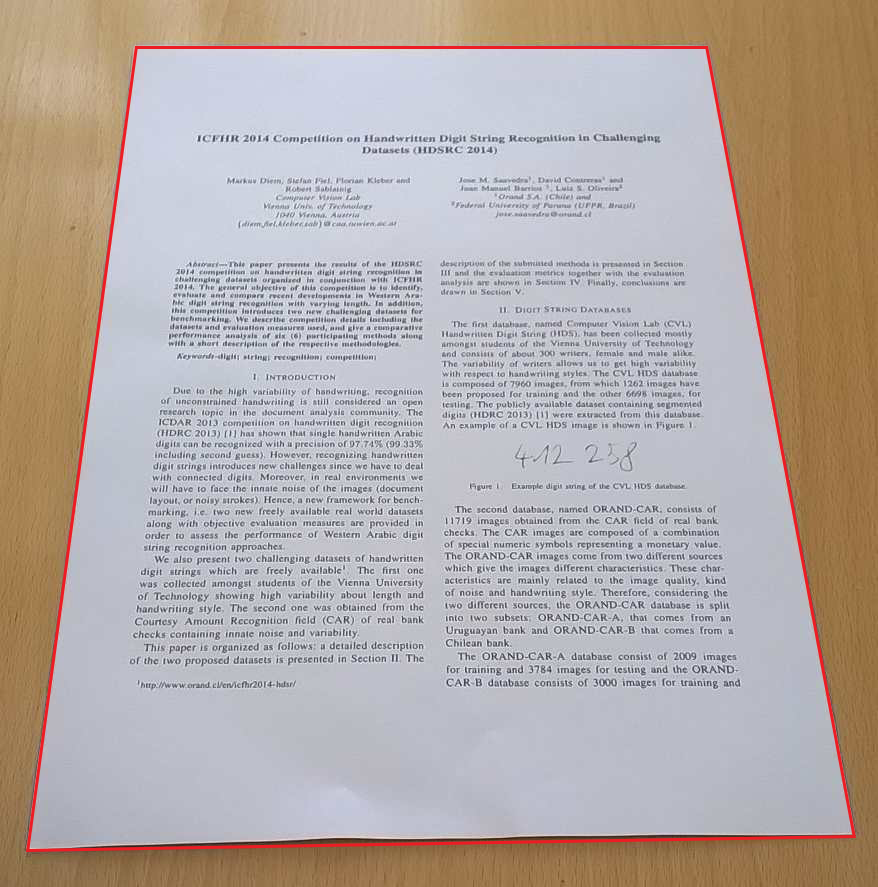
#> input picture scanner/images/exemplo.png, 878 x 887 px
$ python scan.py --image images/exemplo.png
#> lines starting #> are read from the running program, lines starting #| are printed output that depends on the picture; after the words box and inside, x2 and y2 are one past the last pixel; in counts of white or black regions, pixels touching at a corner belong together
### scanner/transform.py
import numpy as np
import cv2

def order_points(pts):
  #Init a list of coordinates that will be ordered such that the first entry in the list
  #is the top-left, the second entry is the top-right, the third is the bottom-right,
  #and the fourth is the bottom-left
  rect = np.zeros((4,2), dtype="float32")

  #The top-left point will have the smallest sum, where as the bottom-right point
  #will have the largest sum
  s = pts.sum(axis = 1)
  rect[0] = pts[np.argmin(s)]
  rect[2] = pts[np.argmax(s)]

  #Now, compute the difference between the points, the top-right point will have the
  #smallest difference, where as the bottom-left will have the largest difference
  diff = np.diff(pts, axis = 1)
  rect[1] = pts[np.argmin(diff)]
  rect[3] = pts[np.argmax(diff)]

  #Return the ordered coordinates
  return rect

def four_point_transform(image, pts):
  #Obtain a consistent order of the points and unpack them individually
  rect = order_points(pts)
  (tl, tr, br, bl) = rect

  #Compute the width of the new image, which will be the maximum distance
  #between the top-right and bottom-right y-coordinates or the top-left
  #and bottom-left y-coordinates
  widthA = np.sqrt(((br[0] - bl[0]) ** 2) + ((br[1] - bl[1]) ** 2))
  widthB = np.sqrt(((tr[0] - tl[0]) ** 2) + ((tr[1] - tl[1]) ** 2))
  maxWidth = max(int(widthA), int(widthB))

  #Compute the height of the new image, which will be the maximum distance between
  #the top-right and bottom-right y-coordinates or the top-left and bottom-left
  #y-coordinates
  heightA = np.sqrt(((tr[0] - br[0]) ** 2) + ((tr[1] - br[1]) ** 2))
  heightB = np.sqrt(((tl[0] - bl[0]) ** 2) + ((tl[1] - bl[1]) ** 2))
  maxHeight = max(int(heightA), int(heightB))

  #Now that we have the dimensions of the new image, construct the set of destination
  #points to obtain a "birds eye view", (i.e. top-down view) of the image, again
  #specifying points in the top-left, top-right, bottom-right, and bottom-left order
  dst = np.array([
    [0, 0],
    [maxWidth - 1, 0],
    [maxWidth - 1, maxHeight - 1],
    [0, maxHeight - 1]], dtype = "float32")

  #Compute the perspective transform matrix and then apply it
  M = cv2.getPerspectiveTransform(rect, dst)
  warped = cv2.warpPerspective(image, M, (maxWidth, maxHeight))

  #Return the warped image
  return warped


### scanner/scan.py
from transform import four_point_transform
from skimage.filters import threshold_local
import numpy as np
import argparse, cv2, imutils

#Construct the argument parser and parse the arguments
ap = argparse.ArgumentParser()
ap.add_argument("-i", "--image", required=True, help="Path to the image to be scanned")
args = vars(ap.parse_args())

#Load the image and compute the ratio of the old height to the new height, clone it and resize it
print(args["image"])
image = cv2.imread(args["image"])
#> image is the input picture: shape (887, 878, 3); mean B, G, R 166.4, 170.7, 180.8
ratio = image.shape[0] / 500.0
#> ratio = 1.77
orig = image.copy()
image = imutils.resize(image, height = 500)
#> image: shape (500, 494, 3)

#Convert the image to grayscale, blur it, and find edges in the image
gray = cv2.cvtColor(image, cv2.COLOR_BGR2GRAY)
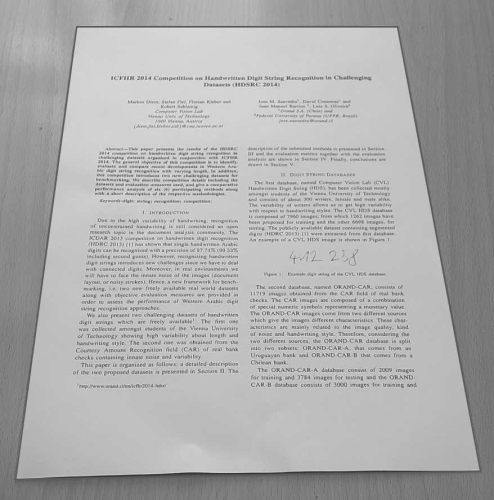
#> gray: shape (500, 494); min 46, max 239, mean 173.3
gray = cv2.GaussianBlur(gray, (5, 5), 0)
edged = cv2.Canny(gray, 75, 200)
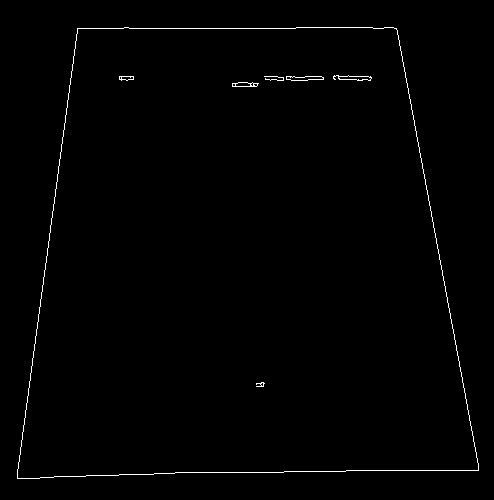
#> edged: shape (500, 494); 0.81% white in thin lines or dots, all inside (x1, y1, x2, y2) = (17, 27, 479, 479)

#Show the original image and the edge detected image
print("STEP 1: Edge Detetection")
cv2.imshow("Image", image)
cv2.imshow("Edged", edged)
#cv2.waitKey(0)
#cv2.destroyAllWindows()

#Find the contours in the edged image, keeping only the largest ones, and initialize the screen contour
cnts = cv2.findContours(edged.copy(), cv2.RETR_LIST, cv2.CHAIN_APPROX_SIMPLE)
#> cnts = 17 contours, 7 with area under 20; largest, box (x1, y1, x2, y2) and area: (17, 27, 479, 479) 173728, (17, 27, 479, 479) 173726, (286, 76, 324, 81) 116, (286, 76, 324, 81) 112, (333, 75, 372, 81) 110
cnts = imutils.grab_contours(cnts)
cnts = sorted(cnts, key = cv2.contourArea, reverse = True) [:5]
#> cnts = 5 contours; box (x1, y1, x2, y2) and area: (17, 27, 479, 479) 173728, (17, 27, 479, 479) 173726, (286, 76, 324, 81) 116, (286, 76, 324, 81) 112, (333, 75, 372, 81) 110

#Loop over the contours
for c in cnts:
  # Approximate the contour
  peri = cv2.arcLength(c, True)
  approx = cv2.approxPolyDP(c, 0.02 * peri, True)

  #If our approximated contour has four points, then we can assume that we
  #have found our screen
  if len(approx) == 4:
    screenCnt = approx
    break
#> this loop made 1 pass
#> (peri, screenCnt) on pass 1: (1736.6, [[77, 28], [17, 478], [478, 470], [396, 28]])

#Show the contour (outline) of the piece of paper
print("STEP 2: Find contours of paper")
cv2.drawContours(image, [screenCnt], -1, (0, 255, 0), 2)
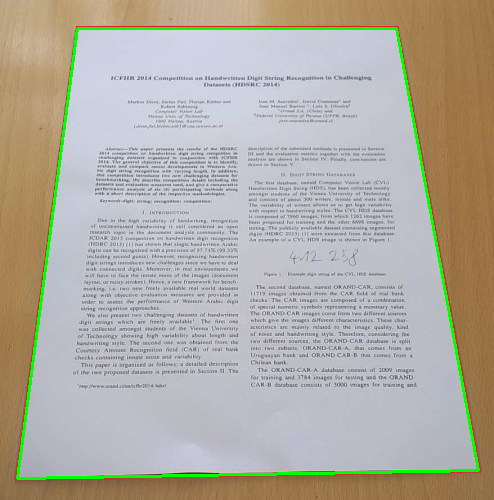
#> image: shape (500, 494, 3); mean B, G, R 163.7, 173.3, 176.8
cv2.imshow("Outline", image)
#cv2.waitKey(0)
#cv2.destroyAllWindows()

#Apply the four point transform to obtain a top-down view of the original image
warped = four_point_transform(orig, screenCnt.reshape(4, 2) * ratio)
#> in order_points, `s = pts.sum(axis = 1)`: s = [186.3, 878.1, 1681.8, 752.2]
#> in order_points, `diff = np.diff(pts, axis = 1)`: diff = [-86.93, 817.8, -14.19, -652.8]
#> in four_point_transform, `rect = order_points(pts)`: rect = [[136.6, 49.67], [702.5, 49.67], [848, 833.8], [30.16, 848]]
#> in four_point_transform, `(tl, tr, br, bl) = rect`: tl = [136.6, 49.67]; tr = [702.5, 49.67]; br = [848, 833.8]; bl = [30.16, 848]
#> in four_point_transform, `widthA = np.sqrt(((br[0] - bl[0]) ** 2) + ((br[1] - bl[1]) ** 2))`: widthA = 817.9
#> in four_point_transform, `widthB = np.sqrt(((tr[0] - tl[0]) ** 2) + ((tr[1] - tl[1]) ** 2))`: widthB = 565.9
#> in four_point_transform, `maxWidth = max(int(widthA), int(widthB))`: maxWidth = 817
#> in four_point_transform, `heightA = np.sqrt(((tr[0] - br[0]) ** 2) + ((tr[1] - br[1]) ** 2))`: heightA = 797.5
#> in four_point_transform, `heightB = np.sqrt(((tl[0] - bl[0]) ** 2) + ((tl[1] - bl[1]) ** 2))`: heightB = 805.4
#> in four_point_transform, `maxHeight = max(int(heightA), int(heightB))`: maxHeight = 805
#> in four_point_transform, `dst = np.array([ [0, 0], [maxWidth - 1, 0], [maxWidth - 1, maxHeight -..`: dst = [[0, 0], [816, 0], [816, 804], [0, 804]]
#> in four_point_transform, `M = cv2.getPerspectiveTransform(rect, dst)`: M = [[1.46, 0.195, -209.2], [-4.02e-16, 1.5, -74.38], [-2.23e-05, 0.000575, 1]]
#> in four_point_transform, `warped = cv2.warpPerspective(image, M, (maxWidth, maxHeight))`:
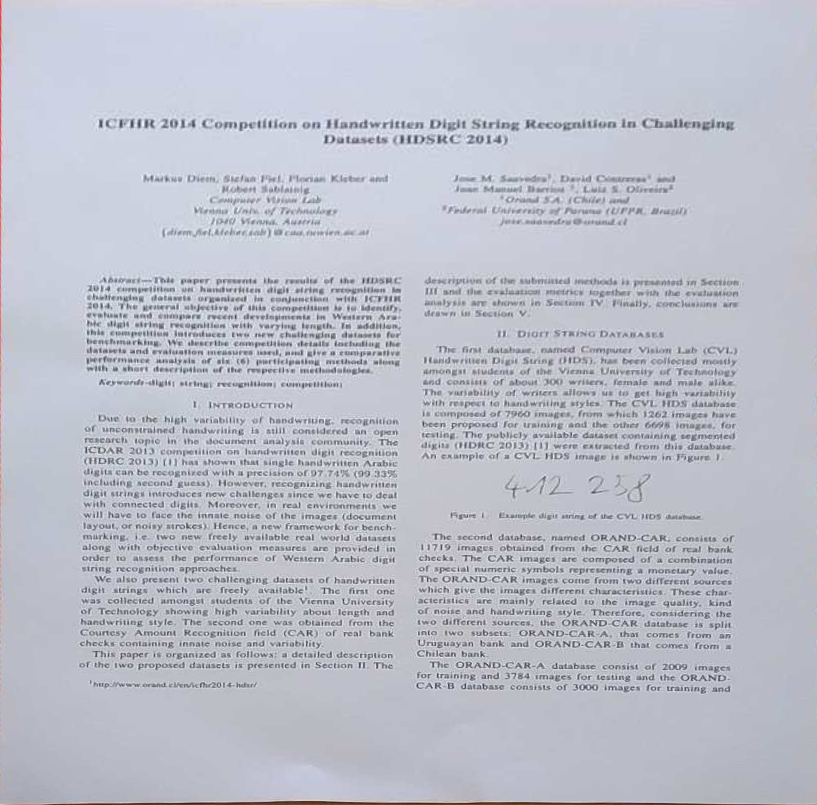
#> warped: shape (805, 817, 3); mean B, G, R 202.6, 191.3, 188.5

#Convert the warped image to grayscale, then threshold it to give it that
#'black and white' paper effect
warped = cv2.cvtColor(warped, cv2.COLOR_BGR2GRAY)
#> warped: shape (805, 817)
T = threshold_local(warped, 11, offset = 10, method="gaussian")
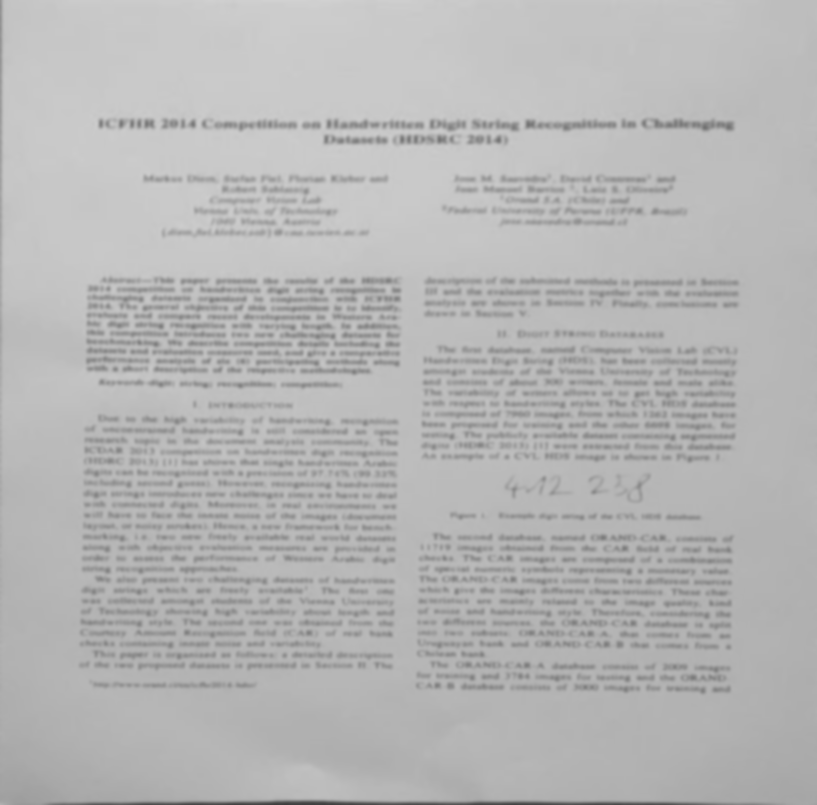
#> T: shape (805, 817) float64; min 61.87, max 209.7, mean 181.9
warped = (warped > T).astype("uint8") * 255
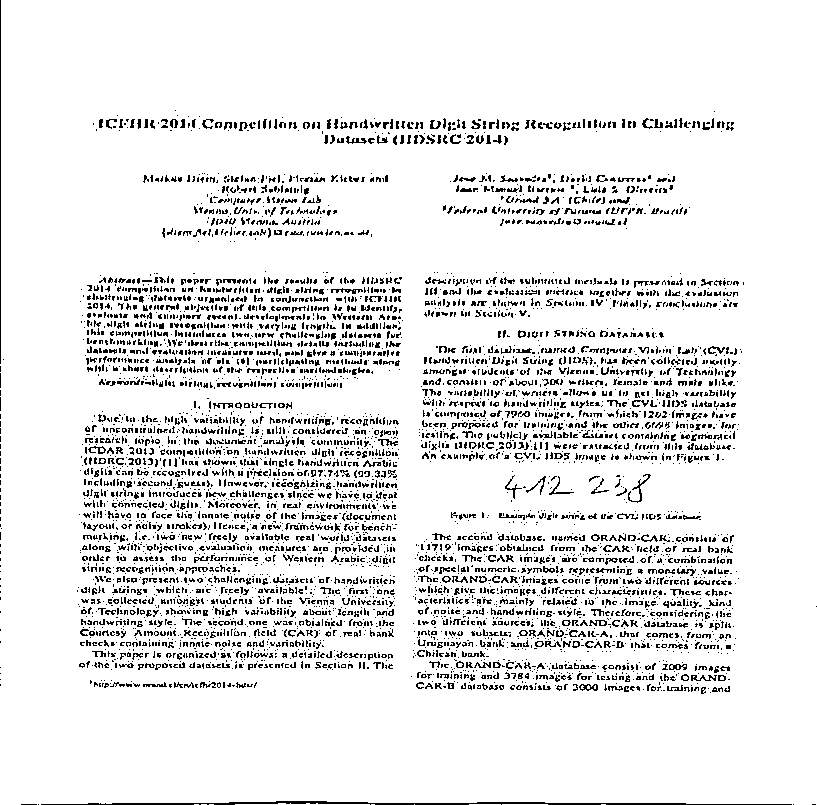
#> warped: shape (805, 817); 90.7% white; black in thin lines or dots

#Show the original and scanned images
print("Step 3: Apply perspective transform")
cv2.imshow("Original", imutils.resize(orig, height = 650))
cv2.imshow("Scanned", imutils.resize(warped, height = 650))
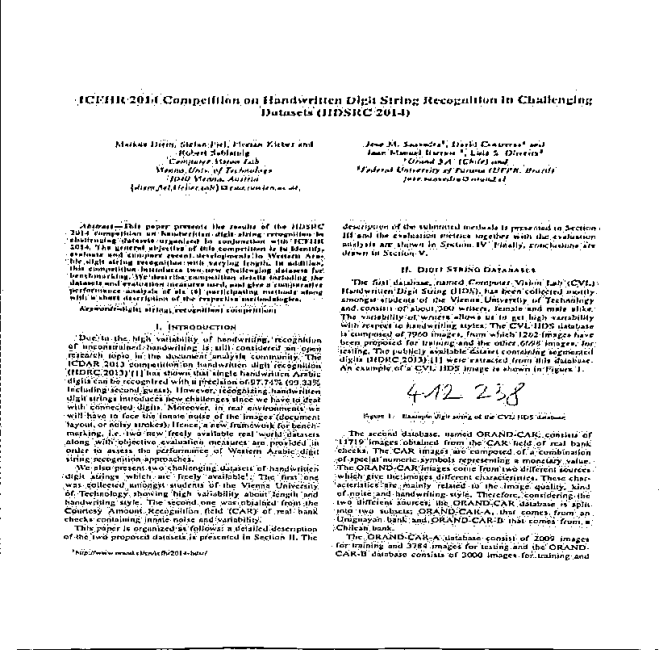
#> window 'Scanned': shape (650, 659); min 0, max 255, mean 231.4
cv2.waitKey(0)
